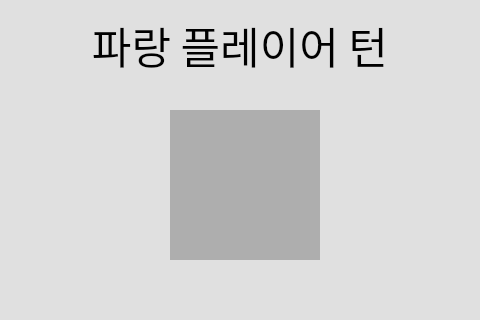
<?xml version="1.0" encoding="UTF-8"?>
<ui version="4.0">
 <class>MainWindow</class>
 <widget class="QMainWindow" name="MainWindow">
  <property name="geometry">
   <rect>
    <x>0</x>
    <y>0</y>
    <width>480</width>
    <height>320</height>
   </rect>
  </property>
  <property name="windowTitle">
   <string>MainWindow</string>
  </property>
  <property name="styleSheet">
   <string notr="true">background-color: rgb(224, 224, 224);</string>
  </property>
  <widget class="QWidget" name="centralwidget">
   <widget class="QPushButton" name="btn_blue">
    <property name="geometry">
     <rect>
      <x>170</x>
      <y>110</y>
      <width>150</width>
      <height>150</height>
     </rect>
    </property>
    <property name="font">
     <font>
      <family>NanumSquareRound</family>
      <pointsize>48</pointsize>
      <weight>75</weight>
      <bold>true</bold>
     </font>
    </property>
    <property name="focusPolicy">
     <enum>Qt::NoFocus</enum>
    </property>
    <property name="styleSheet">
     <string notr="true">background-color: rgb(174, 174, 174);
border: none;</string>
    </property>
    <property name="text">
     <string/>
    </property>
   </widget>
   <widget class="QLabel" name="lb_battleMode">
    <property name="geometry">
     <rect>
      <x>0</x>
      <y>10</y>
      <width>480</width>
      <height>71</height>
     </rect>
    </property>
    <property name="font">
     <font>
      <family>NanumSquareRound</family>
      <pointsize>32</pointsize>
      <weight>50</weight>
      <bold>false</bold>
     </font>
    </property>
    <property name="styleSheet">
     <string notr="true">color:rgb(0, 0, 0)</string>
    </property>
    <property name="text">
     <string>파랑 플레이어 턴</string>
    </property>
    <property name="alignment">
     <set>Qt::AlignCenter</set>
    </property>
   </widget>
  </widget>
 </widget>
 <resources/>
 <connections/>
</ui>
